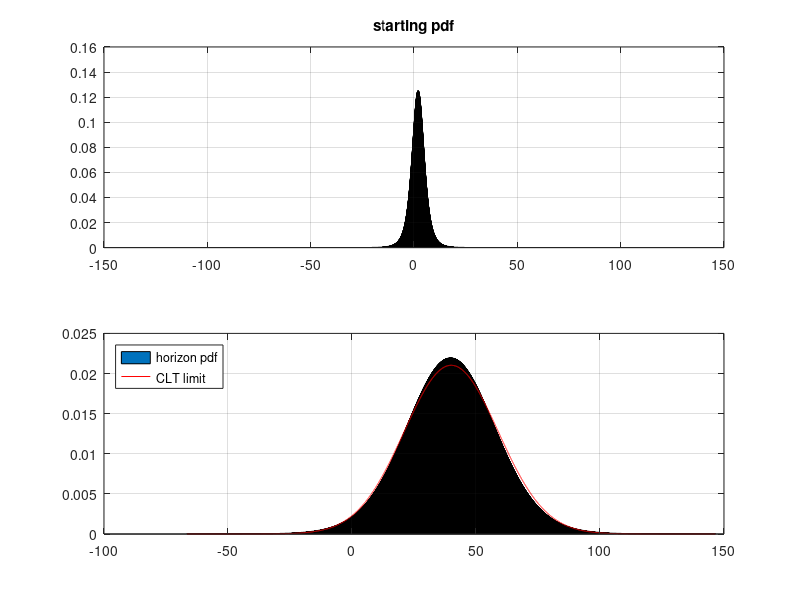
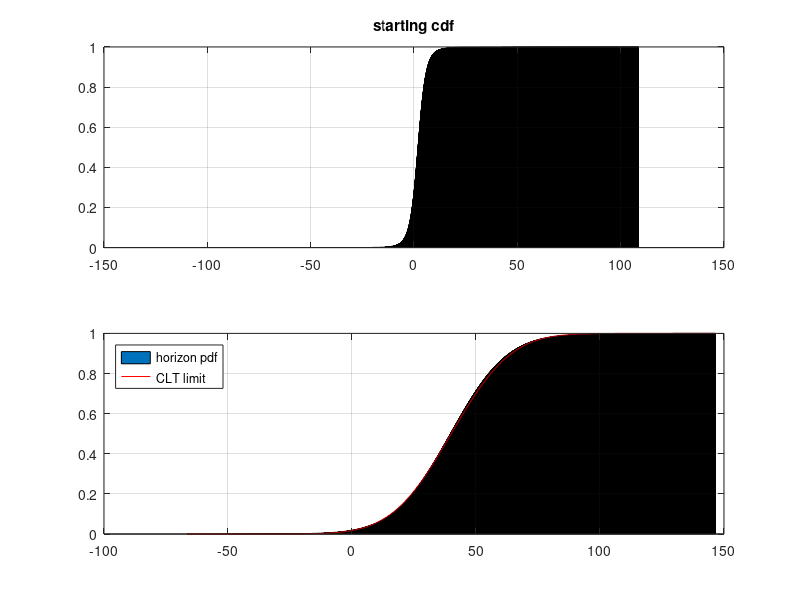

MATLAB code for these plots, in order:
% this script performs the horizon projection of a t-distributed invariant
% see "Risk and Asset Allocation"-Springer (2005), by A. Meucci
% a detailed proof of the steps below can be found 
% at www.symmys.com > Book > Dowloads > Technical Appendices > Ch 3.7 "Numerical Market Projection"

clc; close all; clear;
%%%%%%%%%%%%%%%%%%%%%%%%%%%%%%%%%%%%%%%%%%%%%%%%%%%%%%%%%%%%%%%%%%%%%%%%%%%%%%%%%%%%%%%%%%%%%%%%%%%%%%%%%%%%%%%
% parameters
nu=4; % t-distribution's degree of freedom
mu=2; % t-distribution's location parameter
sig=3; % t-distribution's scatter parameter
T=20; % multiple of the estimation period to the investment horizon 

% coarseness level
N=2^14;

%%%%%%%%%%%%%%%%%%%%%%%%%%%%%%%%%%%%%%%%%%%%%%%%%%%%%%%%%%%%%%%%%%%%%%%%%%%%%%%%%%%%%%%%%%%%%%%%%%%%%%%%%%%%%%%
% set up grid
a=-norminv(10^(-15),0,sqrt(T));
h=2*a/N;
Xi=[-a+h : h : a]';

%%%%%%%%%%%%%%%%%%%%%%%%%%%%%%%%%%%%%%%%%%%%%%%%%%%%%%%%%%%%%%%%%%%%%%%%%%%%%%%%%%%%%%%%%%%%%%%%%%%%%%%%%%%%%%%%
% discretized initial pdf (standardized)
f = 1/h*(tcdf(Xi+h/2,nu)-tcdf(Xi-h/2,nu));
f(N) = 1/h*(tcdf(-a+h/2,nu)-tcdf(-a,nu) + tcdf(a,nu)-tcdf(a-h/2,nu));

% discretized characteristic function
Phi=fft(f);                     

% projection of discretized characteristic function
Signs=(-1).^([0:N-1]'*(T-1));   
Phi_T=h^(T-1)*Signs.*(Phi.^T);

% horizon discretized pdf (standardized)
f_T=ifft(Phi_T);

%%%%%%%%%%%%%%%%%%%%%%%%%%%%%%%%%%%%%%%%%%%%%%%%%%%%%%%%%%%%%%%%%%%%%%%%%%%%%%%%%%%%%%%%%%%%%%%%%%%%%%%%%%%%
% non-standardized initial pdf 
X_Start=mu+sig*Xi;
f_Start=f/sig;
F_Start=h*cumsum(f_Start*sig);

% non-standardized horizon pdf and cdf
x_Hor=mu*T+sig*Xi;
f_Hor=f_T/sig;
F_Hor=h*cumsum(f_Hor*sig);

%%%%%%%%%%%%%%%%%%%%%%%%%%%%%%%%%%%%%%%%%%%%%%%%%%%%%%%%%%%%%%%%%%%%%%%%%%%%%%%%%%%%%%%%%%%%%%%%%%%%%%%%%%%%
% plots
%%%%%%%%%%%%%%%%%%%%%%%%%%%%%%%%%%%%%%%%%%%%%%%%%%%%%%%%%%%%%%%%%%%%%%%%%%%%%%%%%%%%%%%%%%%%%%%%%%%%%%%%%%%%
figure
subplot(2,1,1)
u=bar(X_Start,f_Start);
grid on
title('starting pdf')

subplot(2,1,2)
u=bar(x_Hor,f_Hor);
hold on
y=normpdf(x_Hor,mu*T,sig*sqrt(nu/(nu-2))*sqrt(T));
u=plot(x_Hor,y,'r');
grid on 
legend('horizon pdf','CLT limit','location','northwest')

figure
subplot(2,1,1)
u=bar(X_Start,F_Start);
grid on
title('starting cdf')

subplot(2,1,2)
u=bar(x_Hor,F_Hor);
hold on
y=normcdf(x_Hor,mu*T,sig*sqrt(nu/(nu-2))*sqrt(T));
u=plot(x_Hor,y,'r');
grid on 
legend('horizon pdf','CLT limit','location','northwest')